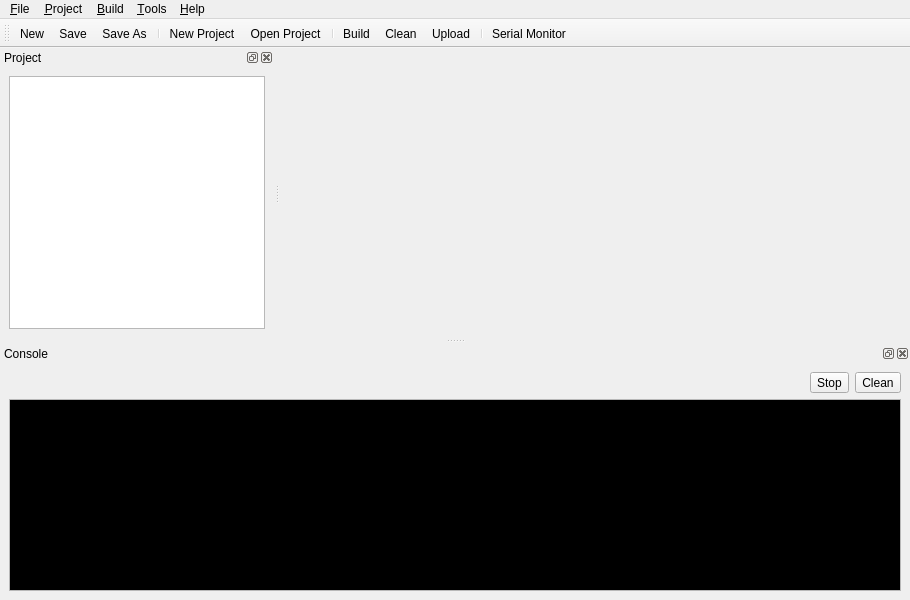
<?xml version="1.0" encoding="UTF-8"?>
<ui version="4.0">
 <class>MainWindow</class>
 <widget class="QMainWindow" name="MainWindow">
  <property name="geometry">
   <rect>
    <x>0</x>
    <y>0</y>
    <width>910</width>
    <height>600</height>
   </rect>
  </property>
  <property name="windowTitle">
   <string>QIno - UI Interface for ino arduino tool</string>
  </property>
  <property name="windowIcon">
   <iconset resource="../resource.qrc">
    <normaloff>:/icons/images/arduino.png</normaloff>:/icons/images/arduino.png</iconset>
  </property>
  <widget class="QWidget" name="centralwidget">
   <layout class="QGridLayout" name="gridLayout_2">
    <item row="0" column="0">
     <widget class="QTabWidget" name="tabWidget">
      <property name="currentIndex">
       <number>-1</number>
      </property>
      <property name="documentMode">
       <bool>true</bool>
      </property>
      <property name="tabsClosable">
       <bool>true</bool>
      </property>
      <property name="movable">
       <bool>true</bool>
      </property>
     </widget>
    </item>
   </layout>
  </widget>
  <widget class="QMenuBar" name="menubar">
   <property name="geometry">
    <rect>
     <x>0</x>
     <y>0</y>
     <width>910</width>
     <height>23</height>
    </rect>
   </property>
   <widget class="QMenu" name="menu_File">
    <property name="title">
     <string>&amp;File</string>
    </property>
    <addaction name="action_New"/>
    <addaction name="action_Save"/>
    <addaction name="action_Close"/>
    <addaction name="action_Save_As"/>
    <addaction name="separator"/>
    <addaction name="action_Exit"/>
   </widget>
   <widget class="QMenu" name="menu_Project">
    <property name="title">
     <string>&amp;Project</string>
    </property>
    <addaction name="action_New_Project"/>
    <addaction name="action_Open_Project"/>
   </widget>
   <widget class="QMenu" name="menu_Build">
    <property name="title">
     <string>&amp;Build</string>
    </property>
    <addaction name="action_Build"/>
    <addaction name="action_Clean"/>
   </widget>
   <widget class="QMenu" name="menu_Help">
    <property name="title">
     <string>&amp;Help</string>
    </property>
    <addaction name="action_About"/>
   </widget>
   <widget class="QMenu" name="menu_Tools">
    <property name="title">
     <string>&amp;Tools</string>
    </property>
    <addaction name="action_Serial_Monitor"/>
   </widget>
   <addaction name="menu_File"/>
   <addaction name="menu_Project"/>
   <addaction name="menu_Build"/>
   <addaction name="menu_Tools"/>
   <addaction name="menu_Help"/>
  </widget>
  <widget class="QToolBar" name="toolBar">
   <property name="acceptDrops">
    <bool>true</bool>
   </property>
   <property name="windowTitle">
    <string>toolBar</string>
   </property>
   <attribute name="toolBarArea">
    <enum>TopToolBarArea</enum>
   </attribute>
   <attribute name="toolBarBreak">
    <bool>false</bool>
   </attribute>
   <addaction name="action_New"/>
   <addaction name="action_Save"/>
   <addaction name="action_Save_As"/>
   <addaction name="separator"/>
   <addaction name="action_New_Project"/>
   <addaction name="action_Open_Project"/>
   <addaction name="separator"/>
   <addaction name="action_Build"/>
   <addaction name="action_Clean"/>
   <addaction name="action_Upload"/>
   <addaction name="separator"/>
   <addaction name="action_Serial_Monitor"/>
  </widget>
  <widget class="QDockWidget" name="dockWidget">
   <property name="allowedAreas">
    <set>Qt::BottomDockWidgetArea|Qt::TopDockWidgetArea</set>
   </property>
   <property name="windowTitle">
    <string>Console</string>
   </property>
   <attribute name="dockWidgetArea">
    <number>8</number>
   </attribute>
   <widget class="QWidget" name="dockWidgetContents">
    <layout class="QGridLayout" name="gridLayout">
     <item row="0" column="1">
      <widget class="QToolButton" name="stopBtn">
       <property name="toolTip">
        <string>Stop Process</string>
       </property>
       <property name="text">
        <string>Stop</string>
       </property>
       <property name="icon">
        <iconset theme="process-stop">
         <normaloff/>
        </iconset>
       </property>
      </widget>
     </item>
     <item row="0" column="0">
      <spacer name="horizontalSpacer">
       <property name="orientation">
        <enum>Qt::Horizontal</enum>
       </property>
       <property name="sizeHint" stdset="0">
        <size>
         <width>40</width>
         <height>20</height>
        </size>
       </property>
      </spacer>
     </item>
     <item row="0" column="2">
      <widget class="QToolButton" name="cleanConsoleBtn">
       <property name="toolTip">
        <string>Clean Console</string>
       </property>
       <property name="text">
        <string>Clean</string>
       </property>
       <property name="icon">
        <iconset theme="edit-clear">
         <normaloff/>
        </iconset>
       </property>
      </widget>
     </item>
     <item row="1" column="0" colspan="3">
      <widget class="QTextEdit" name="consoleOut">
       <property name="palette">
        <palette>
         <active>
          <colorrole role="Text">
           <brush brushstyle="SolidPattern">
            <color alpha="255">
             <red>0</red>
             <green>255</green>
             <blue>0</blue>
            </color>
           </brush>
          </colorrole>
          <colorrole role="Base">
           <brush brushstyle="SolidPattern">
            <color alpha="255">
             <red>0</red>
             <green>0</green>
             <blue>0</blue>
            </color>
           </brush>
          </colorrole>
         </active>
         <inactive>
          <colorrole role="Text">
           <brush brushstyle="SolidPattern">
            <color alpha="255">
             <red>0</red>
             <green>255</green>
             <blue>0</blue>
            </color>
           </brush>
          </colorrole>
          <colorrole role="Base">
           <brush brushstyle="SolidPattern">
            <color alpha="255">
             <red>0</red>
             <green>0</green>
             <blue>0</blue>
            </color>
           </brush>
          </colorrole>
         </inactive>
         <disabled>
          <colorrole role="Text">
           <brush brushstyle="SolidPattern">
            <color alpha="255">
             <red>169</red>
             <green>167</green>
             <blue>167</blue>
            </color>
           </brush>
          </colorrole>
          <colorrole role="Base">
           <brush brushstyle="SolidPattern">
            <color alpha="255">
             <red>244</red>
             <green>244</green>
             <blue>244</blue>
            </color>
           </brush>
          </colorrole>
         </disabled>
        </palette>
       </property>
       <property name="lineWrapMode">
        <enum>QTextEdit::NoWrap</enum>
       </property>
       <property name="readOnly">
        <bool>true</bool>
       </property>
      </widget>
     </item>
    </layout>
   </widget>
  </widget>
  <widget class="QDockWidget" name="dockWidget_2">
   <property name="windowTitle">
    <string>Project</string>
   </property>
   <attribute name="dockWidgetArea">
    <number>1</number>
   </attribute>
   <widget class="QWidget" name="dockWidgetContents_2">
    <layout class="QGridLayout" name="gridLayout_3">
     <item row="0" column="0">
      <widget class="ProjectTree" name="projectTree">
       <property name="contextMenuPolicy">
        <enum>Qt::ActionsContextMenu</enum>
       </property>
       <property name="dragDropMode">
        <enum>QAbstractItemView::InternalMove</enum>
       </property>
       <property name="defaultDropAction">
        <enum>Qt::MoveAction</enum>
       </property>
       <property name="selectionMode">
        <enum>QAbstractItemView::ExtendedSelection</enum>
       </property>
       <property name="animated">
        <bool>true</bool>
       </property>
      </widget>
     </item>
    </layout>
   </widget>
  </widget>
  <action name="action_Build">
   <property name="icon">
    <iconset theme="run-build">
     <normaloff/>
    </iconset>
   </property>
   <property name="text">
    <string>&amp;Build</string>
   </property>
   <property name="shortcut">
    <string>Ctrl+B</string>
   </property>
  </action>
  <action name="action_New">
   <property name="icon">
    <iconset theme="document-new">
     <normaloff/>
    </iconset>
   </property>
   <property name="text">
    <string>&amp;New</string>
   </property>
  </action>
  <action name="action_Save">
   <property name="icon">
    <iconset theme="document-save">
     <normaloff/>
    </iconset>
   </property>
   <property name="text">
    <string>&amp;Save</string>
   </property>
   <property name="shortcut">
    <string>Ctrl+S</string>
   </property>
  </action>
  <action name="action_Save_As">
   <property name="icon">
    <iconset theme="document-save-as">
     <normaloff/>
    </iconset>
   </property>
   <property name="text">
    <string>&amp;Save As...</string>
   </property>
  </action>
  <action name="action_Exit">
   <property name="icon">
    <iconset theme="application-exit">
     <normaloff/>
    </iconset>
   </property>
   <property name="text">
    <string>&amp;Exit</string>
   </property>
   <property name="shortcut">
    <string>Ctrl+Q</string>
   </property>
  </action>
  <action name="action_Clean">
   <property name="icon">
    <iconset theme="run-build-clean">
     <normaloff/>
    </iconset>
   </property>
   <property name="text">
    <string>&amp;Clean</string>
   </property>
  </action>
  <action name="action_About">
   <property name="text">
    <string>&amp;About</string>
   </property>
  </action>
  <action name="action_Open_Project">
   <property name="icon">
    <iconset theme="project-open">
     <normaloff/>
    </iconset>
   </property>
   <property name="text">
    <string>&amp;Open Project</string>
   </property>
  </action>
  <action name="action_Close">
   <property name="icon">
    <iconset theme="document-close">
     <normaloff/>
    </iconset>
   </property>
   <property name="text">
    <string>&amp;Close</string>
   </property>
   <property name="shortcut">
    <string>Ctrl+W</string>
   </property>
  </action>
  <action name="action_New_Project">
   <property name="icon">
    <iconset theme="project-development-new-template">
     <normaloff/>
    </iconset>
   </property>
   <property name="text">
    <string>&amp;New Project</string>
   </property>
  </action>
  <action name="action_Upload">
   <property name="icon">
    <iconset theme="arrow-up-double">
     <normaloff/>
    </iconset>
   </property>
   <property name="text">
    <string>&amp;Upload</string>
   </property>
   <property name="shortcut">
    <string>Ctrl+U</string>
   </property>
  </action>
  <action name="action_Serial_Monitor">
   <property name="icon">
    <iconset resource="../resource.qrc">
     <normaloff>:/icons/images/connection.png</normaloff>:/icons/images/connection.png</iconset>
   </property>
   <property name="text">
    <string>&amp;Serial Monitor</string>
   </property>
  </action>
 </widget>
 <customwidgets>
  <customwidget>
   <class>ProjectTree</class>
   <extends>QTreeView</extends>
   <header>projecttree.h</header>
  </customwidget>
 </customwidgets>
 <resources>
  <include location="../resource.qrc"/>
 </resources>
 <connections>
  <connection>
   <sender>action_Exit</sender>
   <signal>triggered()</signal>
   <receiver>MainWindow</receiver>
   <slot>close()</slot>
   <hints>
    <hint type="sourcelabel">
     <x>-1</x>
     <y>-1</y>
    </hint>
    <hint type="destinationlabel">
     <x>399</x>
     <y>299</y>
    </hint>
   </hints>
  </connection>
 </connections>
</ui>
